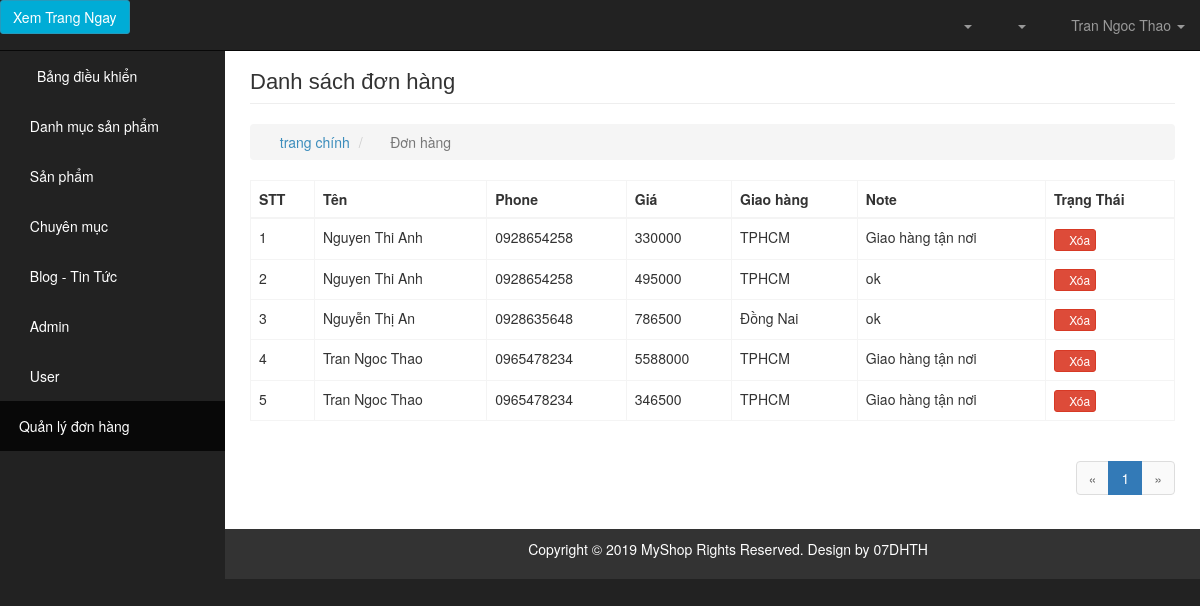
Screenshot of /codewebbanhang/admin/modules/transaction/index.php (signed in) with the database file from the repository.
### tables this page shows
CREATE TABLE `transaction` (
  `id` int(10) NOT NULL,
  `amount` int(11) DEFAULT NULL,
  `users_id` int(11) DEFAULT NULL,
  `status` tinyint(4) DEFAULT '1',
  `note` varchar(500) DEFAULT NULL,
  `created_at` timestamp NULL DEFAULT NULL,
  `updated_at` timestamp NULL DEFAULT NULL ON UPDATE CURRENT_TIMESTAMP,
  `phone` char(30) DEFAULT NULL,
  `vname` varchar(30) DEFAULT NULL,
  `address` varchar(100) DEFAULT NULL
);

### codewebbanhang/md-config/Database.php (called while the page is built, shortened)
<?php
    class Database
    {
        public $link;
        public function __construct()
        {
          $db = $this->link = mysqli_connect("localhost","root","","web_ban_hang")
                or die ();
           mysqli_set_charset($this->link,"utf8");
        }
        public function countTable($table)
        {
            $sql = "SELECT id FROM  {$table}";
            $result = mysqli_query($this->link, $sql) or die("Lỗi Truy Vấn countTable----" .mysqli_error($this->link));
            $num = mysqli_num_rows($result);
            return $num;
        }
         public  function fetchJone($table,$sql ,$page = 0,$row ,$pagi = false )
        {
            $data = [];
            if ($pagi == true )
            {
                $total = $this->countTable($table);
                $sotrang = ceil($total / $row);
                $start = ($page - 1 ) * $row ;
                $sql .= " LIMIT $start,$row";
                $data = [ "page" => $sotrang];
                $result = mysqli_query($this->link,$sql) or die("Lỗi truy vấn fetchJone ---- " .mysqli_error($this->link));
            }
            else
            {
                $result = mysqli_query($this->link,$sql) or die("Lỗi truy vấn fetchJone ---- " .mysqli_error($this->link));
            }
            if( $result)
            {
                while ($num = mysqli_fetch_assoc($result))
                {
                    $data[] = $num;
                }
            }
            return $data;
       }
    }
?>

### codewebbanhang/admin/autoload/autoload.php (called while the page is built, shortened)
<?php
    require_once __DIR__ ."/../../md-config/Database.php";
    $db= new Database();
?>

### codewebbanhang/admin/modules/transaction/index.php (the view, shortened to what this page needs)
<?php
    require_once __DIR__ ."/../../autoload/autoload.php";
    if(isset($_GET['page']))
    {
        $p = $_GET['page'];
    }
    else
    {
        $p = 1;
    }
    $sql = "SELECT transaction.*, users.name as nameuser, users.phone as phoneuser FROM transaction LEFT JOIN users ON users.id = transaction.users_id ORDER BY ID DESC";
    $transaction = $db->fetchJone('transaction',$sql,$p, 5,true);
    if(isset($transaction['page']))
    {
        $sotrang = $transaction['page'];
        unset($transaction['page']);
    }
?>
<?php require_once __DIR__ ."/../../layouts/header.php"; ?>
<div class="row">
    <div class="col-lg-12">
        <h1 class="page-header">
            Danh sách đơn hàng
        </h1>
        <ol class="breadcrumb">
            <li>
                <i class="fa fa-dashboard"></i>  <a href="index.php">trang chính</a>
            </li>
            <li class="active">
                <i class="fa fa-file"></i> Đơn hàng
            </li>
        </ol>
        </div>
</div>
<div class="row">
    <div class="col-md-12">
          <div class="table-responsive">
        <table class="table table-bordered table-hover">
            <thead>
                <tr>
                    <th>STT</th>
                    <th>Tên</th>
                    <th>Phone</th>
                    <th>Giá</th>
                    <th>Giao hàng</th>
                     <th>Note</th>
                    <th>Trạng Thái</th>
                </tr>
            </thead>
            <tbody>
                <?php $stt=1; foreach ($transaction as $item): ?>
                    <tr>
                        <td><?php echo $stt ?></td>
                        <td><?php echo $item['vname'] ?></td>
                        <td><?php echo $item['phone'] ?></td>
                        <td><?php echo $item['amount'] ?></td>
                        <td><?php echo $item['address'] ?></td>
                         <td><?php echo $item['note'] ?></td>
                        <td>
                            <a class="btn btn-xs btn-danger"href="delete.php?id=<?php echo $item['id'] ?>"><i class="fa fa-times"></i>Xóa</a>
                        </td>
                    </tr>
                <?php $stt++; endforeach; ?>
            </tbody>
        </table>
              <div class="pull-right">
              <nav aria-label="Page navigation">
                     <ul class="pagination">
                <li>
                    <a href="#" aria-label="Previous">
                    <span aria-hidden="true">&laquo;</span>
                    </a>
                </li>
                <?php for ($i = 1; $i <=$sotrang ; $i++) : ?>
                        <?php
                            if(isset($_GET['page']))
                        {
                            $p=$_GET['page'];
                        }
                        else
                        {
                            $p=1;
                        }
                        ?>
                        <li class="<?php echo($i==$p) ? 'active' : '' ?>">
                            <a href="?page=<?php echo $i ;?>"><?php echo $i; ?></a>
                    <?php endfor; ?>
                        </li>
                <li>
                    <a href="#" aria-label="Next">
                    <span aria-hidden="true">&raquo;</span>
                    </a>
                </li>
            </ul>
              </nav>
              </div>
    </div>
</div>
<?php require_once __DIR__ ."/../../layouts/footer.php"; ?>

### codewebbanhang/public/admin/css/sb-admin.css (style rules this page uses)
body { margin-top: 100px; background-color: #222; }
@media (min-width:768px) { body { margin-top: 50px; } }

### rows the page displays
transaction: vname "Nguyen Thi Anh", phone "0928654258", amount "330000", address "TPHCM", note "Giao hàng tận nơi"
transaction: vname "Nguyen Thi Anh", phone "0928654258", amount "495000", address "TPHCM", note "ok"
transaction: vname "Nguyễn Thị An", phone "0928635648", amount "786500", address "Đồng Nai", note "ok"
transaction: vname "Tran Ngoc Thao", phone "0965478234", amount "5588000", address "TPHCM", note "Giao hàng tận nơi"
transaction: vname "Tran Ngoc Thao", phone "0965478234", amount "346500", address "TPHCM", note "Giao hàng tận nơi"

### other values shown
$_SESSION['admin_name'] "Tran Ngoc Thao"
